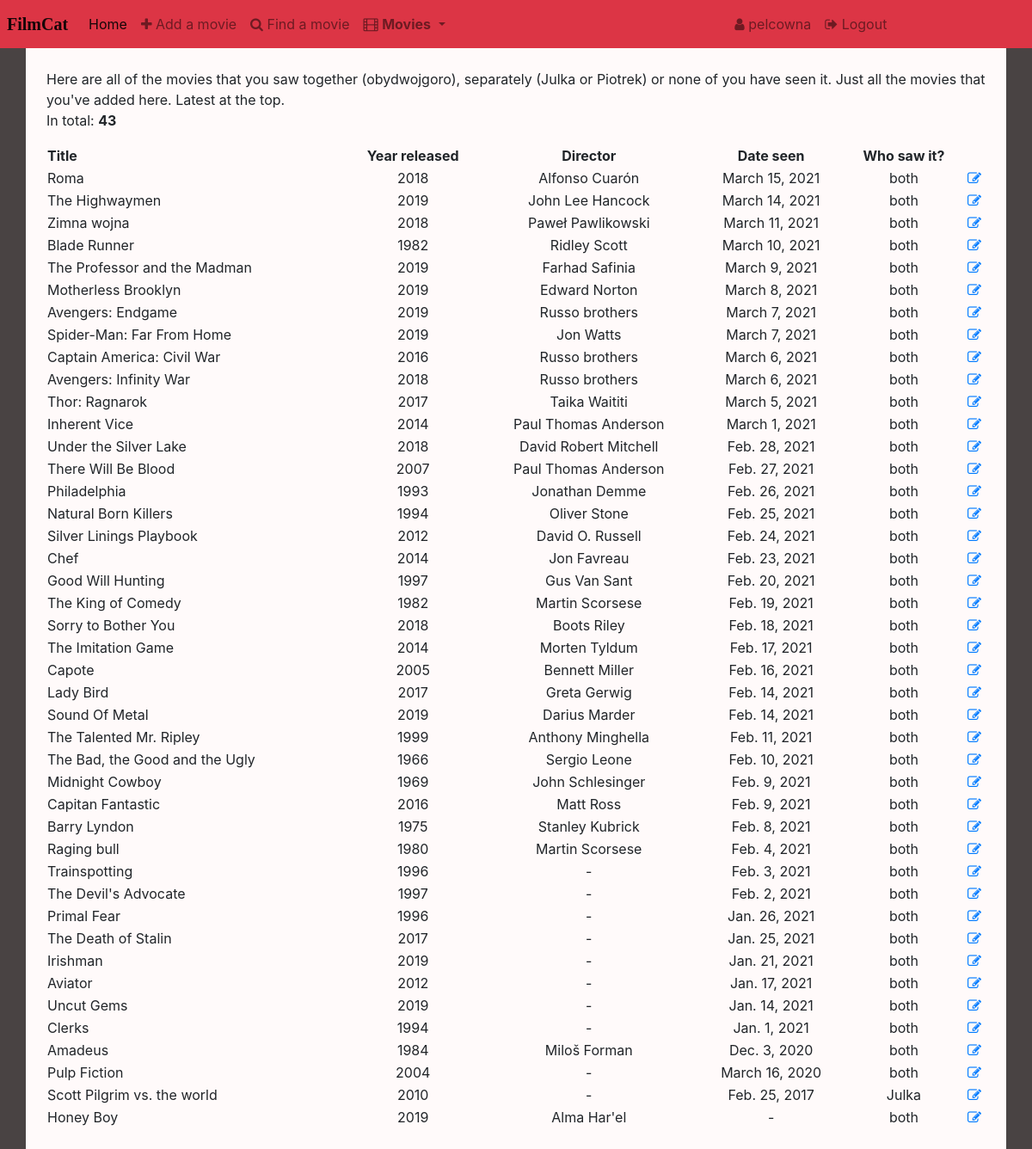
Page /all_movies/ (signed in) on the committed database.
### filmcatapp/models.py (models this page shows, shortened)
class Movie(models.Model):
    BOTH = 'BT'
    NOBODY = 'NB'
    JULKASEEN = 'JK'
    PIOTREKSEEN = 'PK'
    SEEN_CHOICES = [
        (BOTH, 'both'),
        (NOBODY, 'nobody'),
        (JULKASEEN, 'Julka'),
        (PIOTREKSEEN, 'Piotrek')
    ]
    title = models.CharField(max_length=100, primary_key=True, unique=True)
    release_year = models.PositiveSmallIntegerField(blank=True, null=True,)
    date_seen = models.DateField(blank=True, null=True)
    seen_by = models.CharField(
        choices=SEEN_CHOICES,
        max_length=2,
        blank=False,
        default='NB'
    )
    director = models.CharField(max_length=50, blank=True, null=True)
    tags = models.CharField(max_length=2500, blank=True, null=True)

### filmcatapp/views.py (the view)
# urls.py: path('all_movies/', views.all_movies),
def all_movies(request):
    movies_all = Movie.objects.all().order_by('-date_seen')
    args = {'movies': movies_all}
    template_name = 'filmcatapp/all_movies.html'
    return render(request, template_name, args)

### filmcatapp/templates/filmcatapp/all_movies.html
{% extends 'base.html' %}
{% block content %}
  <p>Here are all of the movies that you saw together (obydwojgoro), separately (Julka or Piotrek) or none of you have seen it. Just all the movies that you've added here. Latest at the top.<br>
    In total: <b>{{movies|length}}</b>
  </p>
  <table id="movie_table" class="sortable">
    <tr>
      <th style="text-align:left !important;">Title</th>
      <th>Year released</th>
      <th>Director</th>
      <th>Date seen</th>
      <th>Who saw it?</th>
      <th></th>
    </tr>
    {% for movie in movies %}
    <tr>
      <td style="text-align:left !important;">{{ movie.title }}</td>
      <td>{{ movie.release_year }}</td>
      {% if movie.director is None %}
      <td>-</td>
      {% else %}
      <td>{{ movie.director }}</td>
      {% endif %}
      {% if movie.date_seen is None %}
      <td>-</td>
      {% else %}
      <td>{{ movie.date_seen }}</td>
      {% endif %}
      <td>{{ movie.get_seen_by_display }}</td>
      <td> <a href="/edit_movie/{{ movie.title }}"> <i class="fa fa-edit"></i> </a></td>
    {% endfor %}
    </tr>
  </table>
{% endblock %}

### filmcatapp/templates/base.html (shortened to what this page needs)
<!doctype html>
<html lang="en">
<head>
  {% load static %}
  <link rel="stylesheet" href="https://stackpath.bootstrapcdn.com/bootstrap/4.5.0/css/bootstrap.min.css">
  <link rel="stylesheet" href="https://maxcdn.bootstrapcdn.com/font-awesome/4.7.0/css/font-awesome.min.css">
  <link rel="stylesheet" href="{% static 'filmcatapp/style.css' %}" type="text/css">
</head>
<body>
  {% block navigation %}
  <nav class="navbar navbar-expand-md navbar-light bg-danger p-2">
    <a class="navbar-brand" id="filmcatlogo" href="/">FilmCat </a>
    <div class="navbar-collapse collapse row" id="navbarSupportedContent">
      <div class="col-8">
        <ul class="nav navbar-nav">
          <li class="nav-item">
            <a class="nav-link active" aria-current="page" href="/">Home</a>
          </li>
          <li class="nav-item">
            <a class="nav-link" href="/add_movie"><i class="fa fa-plus"></i> Add a movie</a>
          </li>
          <li class="nav-item">
            <a class="nav-link" href="/find_movie"><i class="fa fa-search"></i> Find a movie</a>
          </li>
          <li class="nav-item dropdown">
            <span class="nav-link dropdown-toggle" id="navbarDropdown" role="button" data-toggle="dropdown"
                  aria-haspopup="true" aria-expanded="false">
              <i class="fa fa-film"></i> <b>Movies</b>
            </span>
          </li>
        </ul>
      </div>
      {% if user.is_authenticated %}
      <div class="col-4">
        <ul class="nav navbar-nav navbar-right">
          <li class="nav-item">
            <a class="nav-link" href="/profile"><i class="fa fa-user"></i> {{ user.username }}</a>
          </li>
          <li class="nav-item">
            <a class="nav-link" href="{% url 'logout' %}"> <i class="fa fa-sign-out"></i> Logout</a>
          </li>
        </ul>
      </div>
      {% endif %}
    </div>
  </nav>
  {% endblock %}
  <div class="container-sm h-100 p-4" id="content">
  {% block content %}
  {% endblock %}
  </div>
</body>
</html>

### filmcatapp/static/filmcatapp/style.css (style rules this page uses)
body { background-color: #494343; }
#filmcatlogo { font-size: 20px; font-weight: bold; font-family: Georgia; }
#content { background-color: Snow; height: 100%; }
#movie_table { width: 100%; text-align: center; }

### rows in the picture
Movie: title "Roma", release_year "2018", director "Alfonso Cuarón", date_seen "March 15, 2021", seen_by "both"
Movie: title "The Highwaymen", release_year "2019", director "John Lee Hancock", date_seen "March 14, 2021", seen_by "both"
Movie: title "Zimna wojna", release_year "2018", director "Paweł Pawlikowski", date_seen "March 11, 2021", seen_by "both"
Movie: title "Blade Runner", release_year "1982", director "Ridley Scott", date_seen "March 10, 2021", seen_by "both"
Movie: title "The Professor and the Madman", release_year "2019", director "Farhad Safinia", date_seen "March 9, 2021", seen_by "both"
Movie: title "Motherless Brooklyn", release_year "2019", director "Edward Norton", date_seen "March 8, 2021", seen_by "both"
Movie: title "Avengers: Endgame", release_year "2019", director "Russo brothers", date_seen "March 7, 2021", seen_by "both"
Movie: title "Spider-Man: Far From Home", release_year "2019", director "Jon Watts", date_seen "March 7, 2021", seen_by "both"
Movie: title "Captain America: Civil War", release_year "2016", director "Russo brothers", date_seen "March 6, 2021", seen_by "both"
Movie: title "Avengers: Infinity War", release_year "2018", director "Russo brothers", date_seen "March 6, 2021", seen_by "both"
Movie: title "Thor: Ragnarok", release_year "2017", director "Taika Waititi", date_seen "March 5, 2021", seen_by "both"
Movie: title "Inherent Vice", release_year "2014", director "Paul Thomas Anderson", date_seen "March 1, 2021", seen_by "both"
Movie: title "Under the Silver Lake", release_year "2018", director "David Robert Mitchell", date_seen "Feb. 28, 2021", seen_by "both"
Movie: title "There Will Be Blood", release_year "2007", director "Paul Thomas Anderson", date_seen "Feb. 27, 2021", seen_by "both"
Movie: title "Philadelphia", release_year "1993", director "Jonathan Demme", date_seen "Feb. 26, 2021", seen_by "both"
Movie: title "Natural Born Killers", release_year "1994", director "Oliver Stone", date_seen "Feb. 25, 2021", seen_by "both"
Movie: title "Silver Linings Playbook", release_year "2012", director "David O. Russell", date_seen "Feb. 24, 2021", seen_by "both"
Movie: title "Chef", release_year "2014", director "Jon Favreau", date_seen "Feb. 23, 2021", seen_by "both"
Movie: title "Good Will Hunting", release_year "1997", director "Gus Van Sant", date_seen "Feb. 20, 2021", seen_by "both"
Movie: title "The King of Comedy", release_year "1982", director "Martin Scorsese", date_seen "Feb. 19, 2021", seen_by "both"
Movie: title "Sorry to Bother You", release_year "2018", director "Boots Riley", date_seen "Feb. 18, 2021", seen_by "both"
Movie: title "The Imitation Game", release_year "2014", director "Morten Tyldum", date_seen "Feb. 17, 2021", seen_by "both"
Movie: title "Capote", release_year "2005", director "Bennett Miller", date_seen "Feb. 16, 2021", seen_by "both"
Movie: title "Lady Bird", release_year "2017", director "Greta Gerwig", date_seen "Feb. 14, 2021", seen_by "both"
Movie: title "Sound Of Metal", release_year "2019", director "Darius Marder", date_seen "Feb. 14, 2021", seen_by "both"
Movie: title "The Talented Mr. Ripley", release_year "1999", director "Anthony Minghella", date_seen "Feb. 11, 2021", seen_by "both"
Movie: title "The Bad, the Good and the Ugly", release_year "1966", director "Sergio Leone", date_seen "Feb. 10, 2021", seen_by "both"
Movie: title "Midnight Cowboy", release_year "1969", director "John Schlesinger", date_seen "Feb. 9, 2021", seen_by "both"
Movie: title "Capitan Fantastic", release_year "2016", director "Matt Ross", date_seen "Feb. 9, 2021", seen_by "both"
Movie: title "Barry Lyndon", release_year "1975", director "Stanley Kubrick", date_seen "Feb. 8, 2021", seen_by "both"
Movie: title "Raging bull", release_year "1980", director "Martin Scorsese", date_seen "Feb. 4, 2021", seen_by "both"
Movie: title "Trainspotting", release_year "1996", date_seen "Feb. 3, 2021", seen_by "both"
Movie: title "The Devil's Advocate", release_year "1997", date_seen "Feb. 2, 2021", seen_by "both"
Movie: title "Primal Fear", release_year "1996", date_seen "Jan. 26, 2021", seen_by "both"
Movie: title "The Death of Stalin", release_year "2017", date_seen "Jan. 25, 2021", seen_by "both"
Movie: title "Irishman", release_year "2019", date_seen "Jan. 21, 2021", seen_by "both"
Movie: title "Aviator", release_year "2012", date_seen "Jan. 17, 2021", seen_by "both"
Movie: title "Uncut Gems", release_year "2019", date_seen "Jan. 14, 2021", seen_by "both"
Movie: title "Clerks", release_year "1994", date_seen "Jan. 1, 2021", seen_by "both"
Movie: title "Amadeus", release_year "1984", director "Miloš Forman", date_seen "Dec. 3, 2020", seen_by "both"
Movie: title "Pulp Fiction", release_year "2004", date_seen "March 16, 2020", seen_by "both"
Movie: title "Scott Pilgrim vs. the world", release_year "2010", date_seen "Feb. 25, 2017", seen_by "Julka"
Movie: title "Honey Boy", release_year "2019", director "Alma Har'el", seen_by "both"

### other values in the picture
{{ user.username }} "pelcowna"
{{ movies|length }} "43"
